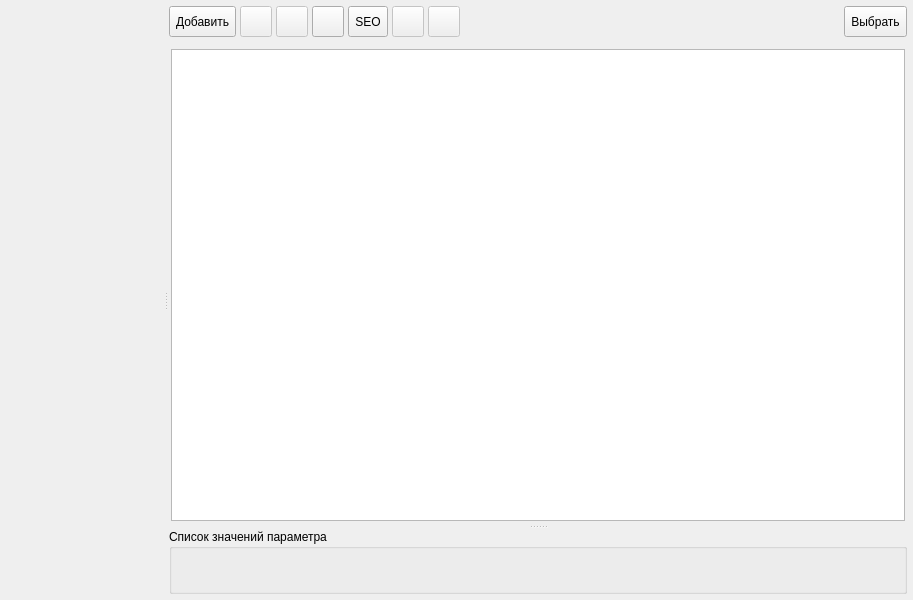
<?xml version="1.0" encoding="UTF-8"?>
<ui version="4.0">
 <class>FormFeatures</class>
 <widget class="QWidget" name="FormFeatures">
  <property name="geometry">
   <rect>
    <x>0</x>
    <y>0</y>
    <width>913</width>
    <height>600</height>
   </rect>
  </property>
  <property name="windowTitle">
   <string>Справочник параметров товаров</string>
  </property>
  <layout class="QVBoxLayout" name="verticalLayout">
   <property name="spacing">
    <number>4</number>
   </property>
   <property name="leftMargin">
    <number>4</number>
   </property>
   <property name="topMargin">
    <number>4</number>
   </property>
   <property name="rightMargin">
    <number>4</number>
   </property>
   <property name="bottomMargin">
    <number>4</number>
   </property>
   <item>
    <widget class="QSplitter" name="splitterFeatures">
     <property name="frameShape">
      <enum>QFrame::NoFrame</enum>
     </property>
     <property name="orientation">
      <enum>Qt::Horizontal</enum>
     </property>
     <property name="handleWidth">
      <number>3</number>
     </property>
     <widget class="FormFeaturesGroups" name="widgetFrameGroups" native="true">
      <property name="sizePolicy">
       <sizepolicy hsizetype="Maximum" vsizetype="Preferred">
        <horstretch>0</horstretch>
        <verstretch>0</verstretch>
       </sizepolicy>
      </property>
      <property name="minimumSize">
       <size>
        <width>150</width>
        <height>0</height>
       </size>
      </property>
     </widget>
     <widget class="QWidget" name="widgetFrameFeatures" native="true">
      <layout class="QVBoxLayout" name="verticalLayout_3">
       <property name="spacing">
        <number>2</number>
       </property>
       <property name="leftMargin">
        <number>2</number>
       </property>
       <property name="topMargin">
        <number>2</number>
       </property>
       <property name="rightMargin">
        <number>2</number>
       </property>
       <property name="bottomMargin">
        <number>2</number>
       </property>
       <item>
        <layout class="QHBoxLayout" name="horizontalLayout">
         <property name="spacing">
          <number>4</number>
         </property>
         <item>
          <widget class="QToolButton" name="toolButtonAdd">
           <property name="sizePolicy">
            <sizepolicy hsizetype="Preferred" vsizetype="Preferred">
             <horstretch>0</horstretch>
             <verstretch>0</verstretch>
            </sizepolicy>
           </property>
           <property name="toolTip">
            <string>Добавить параметр</string>
           </property>
           <property name="text">
            <string>Добавить</string>
           </property>
           <property name="icon">
            <iconset resource="../../res.qrc">
             <normaloff>:/32/icons/32x32/add.png</normaloff>:/32/icons/32x32/add.png</iconset>
           </property>
           <property name="iconSize">
            <size>
             <width>24</width>
             <height>24</height>
            </size>
           </property>
           <property name="toolButtonStyle">
            <enum>Qt::ToolButtonTextBesideIcon</enum>
           </property>
          </widget>
         </item>
         <item>
          <widget class="QToolButton" name="toolButtonEdit">
           <property name="enabled">
            <bool>false</bool>
           </property>
           <property name="sizePolicy">
            <sizepolicy hsizetype="Preferred" vsizetype="Preferred">
             <horstretch>0</horstretch>
             <verstretch>0</verstretch>
            </sizepolicy>
           </property>
           <property name="toolTip">
            <string>Редактировать параметр</string>
           </property>
           <property name="icon">
            <iconset resource="../../res.qrc">
             <normaloff>:/32/icons/32x32/edit.png</normaloff>:/32/icons/32x32/edit.png</iconset>
           </property>
           <property name="iconSize">
            <size>
             <width>24</width>
             <height>24</height>
            </size>
           </property>
          </widget>
         </item>
         <item>
          <widget class="QToolButton" name="toolButtonDel">
           <property name="enabled">
            <bool>false</bool>
           </property>
           <property name="sizePolicy">
            <sizepolicy hsizetype="Preferred" vsizetype="Preferred">
             <horstretch>0</horstretch>
             <verstretch>0</verstretch>
            </sizepolicy>
           </property>
           <property name="toolTip">
            <string>Удалить параметр</string>
           </property>
           <property name="icon">
            <iconset resource="../../res.qrc">
             <normaloff>:/32/icons/32x32/delete.png</normaloff>:/32/icons/32x32/delete.png</iconset>
           </property>
           <property name="iconSize">
            <size>
             <width>24</width>
             <height>24</height>
            </size>
           </property>
          </widget>
         </item>
         <item>
          <widget class="QToolButton" name="toolButtonRefresh">
           <property name="enabled">
            <bool>true</bool>
           </property>
           <property name="sizePolicy">
            <sizepolicy hsizetype="Preferred" vsizetype="Preferred">
             <horstretch>0</horstretch>
             <verstretch>0</verstretch>
            </sizepolicy>
           </property>
           <property name="toolTip">
            <string>Обновить список параметров</string>
           </property>
           <property name="icon">
            <iconset resource="../../res.qrc">
             <normaloff>:/32/icons/32x32/refresh.png</normaloff>:/32/icons/32x32/refresh.png</iconset>
           </property>
           <property name="iconSize">
            <size>
             <width>24</width>
             <height>24</height>
            </size>
           </property>
          </widget>
         </item>
         <item>
          <widget class="QToolButton" name="toolButtonSEO">
           <property name="sizePolicy">
            <sizepolicy hsizetype="Preferred" vsizetype="Preferred">
             <horstretch>0</horstretch>
             <verstretch>0</verstretch>
            </sizepolicy>
           </property>
           <property name="toolTip">
            <string>Включить режим настройки SEO оптимизации</string>
           </property>
           <property name="text">
            <string>SEO</string>
           </property>
           <property name="icon">
            <iconset resource="../../res.qrc">
             <normaloff>:/64/icons/64x64/seo.png</normaloff>:/64/icons/64x64/seo.png</iconset>
           </property>
           <property name="iconSize">
            <size>
             <width>24</width>
             <height>24</height>
            </size>
           </property>
           <property name="checkable">
            <bool>true</bool>
           </property>
           <property name="toolButtonStyle">
            <enum>Qt::ToolButtonTextBesideIcon</enum>
           </property>
          </widget>
         </item>
         <item>
          <widget class="QToolButton" name="toolButtonFeatureUp">
           <property name="enabled">
            <bool>false</bool>
           </property>
           <property name="sizePolicy">
            <sizepolicy hsizetype="Preferred" vsizetype="Preferred">
             <horstretch>0</horstretch>
             <verstretch>0</verstretch>
            </sizepolicy>
           </property>
           <property name="maximumSize">
            <size>
             <width>16777215</width>
             <height>16777215</height>
            </size>
           </property>
           <property name="toolTip">
            <string>Порядок сортировки - выше</string>
           </property>
           <property name="icon">
            <iconset resource="../../res.qrc">
             <normaloff>:/32/icons/32x32/up.png</normaloff>:/32/icons/32x32/up.png</iconset>
           </property>
           <property name="iconSize">
            <size>
             <width>24</width>
             <height>24</height>
            </size>
           </property>
          </widget>
         </item>
         <item>
          <widget class="QToolButton" name="toolButtonFeatureDown">
           <property name="enabled">
            <bool>false</bool>
           </property>
           <property name="sizePolicy">
            <sizepolicy hsizetype="Preferred" vsizetype="Preferred">
             <horstretch>0</horstretch>
             <verstretch>0</verstretch>
            </sizepolicy>
           </property>
           <property name="toolTip">
            <string>Порядок сортировки - ниже</string>
           </property>
           <property name="icon">
            <iconset resource="../../res.qrc">
             <normaloff>:/32/icons/32x32/down.png</normaloff>:/32/icons/32x32/down.png</iconset>
           </property>
           <property name="iconSize">
            <size>
             <width>24</width>
             <height>24</height>
            </size>
           </property>
          </widget>
         </item>
         <item>
          <spacer name="horizontalSpacer_4">
           <property name="orientation">
            <enum>Qt::Horizontal</enum>
           </property>
           <property name="sizeHint" stdset="0">
            <size>
             <width>333</width>
             <height>20</height>
            </size>
           </property>
          </spacer>
         </item>
         <item>
          <widget class="QToolButton" name="toolButtonSelect">
           <property name="sizePolicy">
            <sizepolicy hsizetype="Preferred" vsizetype="Preferred">
             <horstretch>0</horstretch>
             <verstretch>0</verstretch>
            </sizepolicy>
           </property>
           <property name="toolTip">
            <string>Выбрать параметры</string>
           </property>
           <property name="text">
            <string>Выбрать</string>
           </property>
           <property name="icon">
            <iconset resource="../../res.qrc">
             <normaloff>:/64/icons/64x64/select.png</normaloff>:/64/icons/64x64/select.png</iconset>
           </property>
           <property name="iconSize">
            <size>
             <width>24</width>
             <height>24</height>
            </size>
           </property>
           <property name="toolButtonStyle">
            <enum>Qt::ToolButtonTextBesideIcon</enum>
           </property>
          </widget>
         </item>
        </layout>
       </item>
       <item>
        <widget class="Line" name="line_5">
         <property name="orientation">
          <enum>Qt::Vertical</enum>
         </property>
        </widget>
       </item>
       <item>
        <widget class="Line" name="line_3">
         <property name="orientation">
          <enum>Qt::Vertical</enum>
         </property>
        </widget>
       </item>
       <item>
        <widget class="Line" name="line_6">
         <property name="orientation">
          <enum>Qt::Vertical</enum>
         </property>
        </widget>
       </item>
       <item>
        <widget class="QSplitter" name="splitter">
         <property name="orientation">
          <enum>Qt::Vertical</enum>
         </property>
         <widget class="QWidget" name="widget" native="true">
          <layout class="QVBoxLayout" name="verticalLayout_2">
           <property name="spacing">
            <number>2</number>
           </property>
           <property name="leftMargin">
            <number>2</number>
           </property>
           <property name="topMargin">
            <number>2</number>
           </property>
           <property name="rightMargin">
            <number>2</number>
           </property>
           <property name="bottomMargin">
            <number>2</number>
           </property>
           <item>
            <widget class="FrameSearchTable" name="widgetSearch" native="true"/>
           </item>
           <item>
            <widget class="QTreeView" name="treeViewFeatures">
             <property name="sizePolicy">
              <sizepolicy hsizetype="Expanding" vsizetype="Expanding">
               <horstretch>0</horstretch>
               <verstretch>0</verstretch>
              </sizepolicy>
             </property>
             <property name="rootIsDecorated">
              <bool>false</bool>
             </property>
            </widget>
           </item>
           <item>
            <widget class="FramePageNavigator" name="widgetPaginator" native="true"/>
           </item>
          </layout>
         </widget>
         <widget class="QGroupBox" name="groupBoxFeaturesList">
          <property name="title">
           <string>Список значений параметра</string>
          </property>
          <layout class="QGridLayout" name="gridLayout_2">
           <property name="leftMargin">
            <number>2</number>
           </property>
           <property name="topMargin">
            <number>2</number>
           </property>
           <property name="rightMargin">
            <number>2</number>
           </property>
           <property name="bottomMargin">
            <number>2</number>
           </property>
           <property name="spacing">
            <number>2</number>
           </property>
           <item row="0" column="0">
            <widget class="FormFeaturesList" name="widgetFeatureList" native="true"/>
           </item>
          </layout>
         </widget>
        </widget>
       </item>
      </layout>
     </widget>
    </widget>
   </item>
  </layout>
  <action name="actionAdd">
   <property name="icon">
    <iconset resource="../../res.qrc">
     <normaloff>:/32/icons/32x32/add.png</normaloff>:/32/icons/32x32/add.png</iconset>
   </property>
   <property name="text">
    <string>Добавить</string>
   </property>
   <property name="toolTip">
    <string>Добавить новый параметр</string>
   </property>
   <property name="shortcut">
    <string>Ctrl+Ins</string>
   </property>
  </action>
  <action name="actionEdit">
   <property name="icon">
    <iconset resource="../../res.qrc">
     <normaloff>:/32/icons/32x32/edit.png</normaloff>:/32/icons/32x32/edit.png</iconset>
   </property>
   <property name="text">
    <string>Редактировать</string>
   </property>
   <property name="toolTip">
    <string>Изменить параметр</string>
   </property>
  </action>
  <action name="actionDel">
   <property name="icon">
    <iconset resource="../../res.qrc">
     <normaloff>:/32/icons/32x32/delete.png</normaloff>:/32/icons/32x32/delete.png</iconset>
   </property>
   <property name="text">
    <string>Удалить</string>
   </property>
   <property name="toolTip">
    <string>Удалить выбранный параметр</string>
   </property>
   <property name="shortcut">
    <string>Ctrl+Del</string>
   </property>
  </action>
  <action name="actionSetGroup">
   <property name="text">
    <string>Назначить группу</string>
   </property>
   <property name="toolTip">
    <string>Назначить группу для выбранных параметров</string>
   </property>
   <property name="shortcut">
    <string>Ctrl+G</string>
   </property>
  </action>
  <action name="actionUnbindGroup">
   <property name="text">
    <string>Отвязать группу</string>
   </property>
   <property name="toolTip">
    <string>Отвязать группу для выбранных параметров</string>
   </property>
   <property name="shortcut">
    <string>Ctrl+U</string>
   </property>
  </action>
 </widget>
 <customwidgets>
  <customwidget>
   <class>FrameSearchTable</class>
   <extends>QWidget</extends>
   <header>framesearchtable.h</header>
   <container>1</container>
  </customwidget>
  <customwidget>
   <class>FramePageNavigator</class>
   <extends>QWidget</extends>
   <header>framepagenavigator.h</header>
   <container>1</container>
  </customwidget>
  <customwidget>
   <class>FormFeaturesGroups</class>
   <extends>QWidget</extends>
   <header>formfeaturesgroups.h</header>
   <container>1</container>
  </customwidget>
  <customwidget>
   <class>FormFeaturesList</class>
   <extends>QWidget</extends>
   <header>formfeatureslist.h</header>
   <container>1</container>
  </customwidget>
 </customwidgets>
 <resources>
  <include location="../../res.qrc"/>
 </resources>
 <connections/>
</ui>
